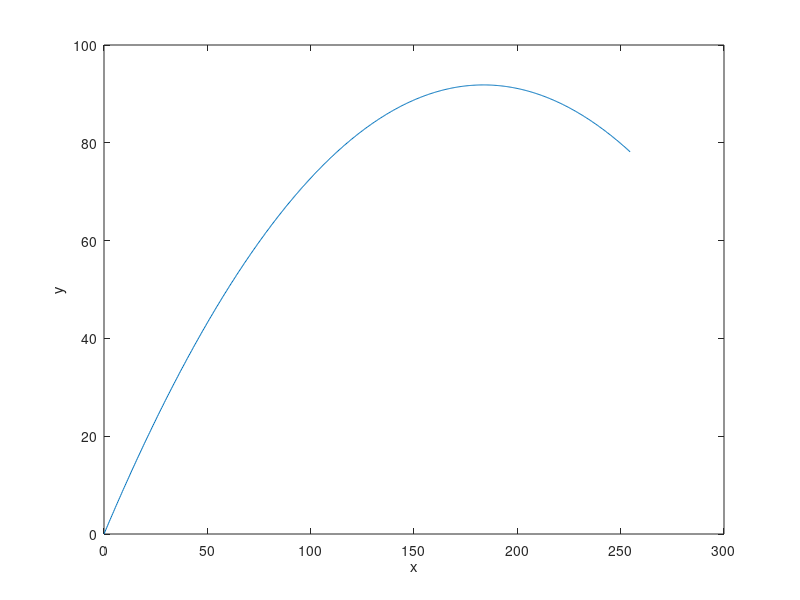

Source code (MATLAB):
     d = 45;                  
     t = 0:0.01:6;                                     
     a = d * pi / 180;                     % convert to radians             
     u = 60;                               % launch velocity                
     g = 9.8;                                                               
     x = u * t * cos(a);                   % horizontal displacement        
     y = u * t * sin(a) - 0.5 * g * t .^ 2; % vertical displacement          
     plot(x, y), xlabel('x'), ylabel('y')
